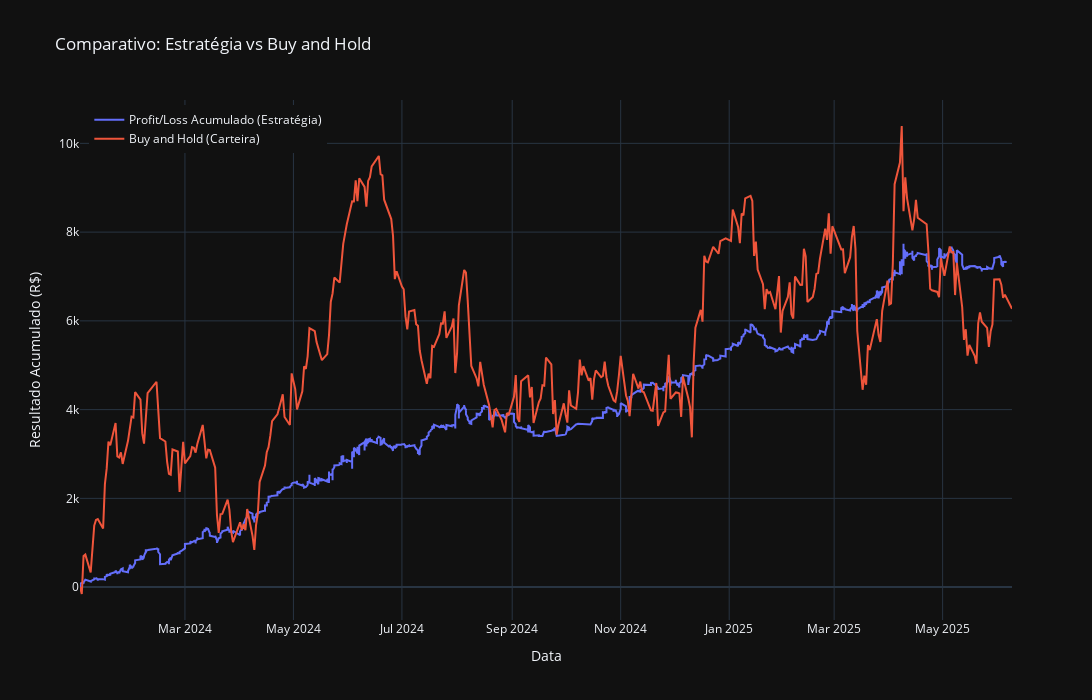

The code cell stored with this chart in its notebook:
### Code cell
fig_bnh_vs_total = go.Figure()

# Estratégia Day Trade (Indicadores Técnicos)
fig_bnh_vs_total.add_trace(
    go.Scatter(
        x=acumulado_total.index,
        y=acumulado_total,
        name='Profit/Loss Acumulado (Estratégia)'
    )
)

# Buy and Hold
fig_bnh_vs_total.add_trace(
    go.Scatter(
        x=bnh.index,
        y=bnh,
        name='Buy and Hold (Carteira)'
    )
)

fig_bnh_vs_total.update_layout(
    title='Comparativo: Estratégia vs Buy and Hold',
    xaxis_title='Data',
    yaxis_title='Resultado Acumulado (R$)',
    hovermode='x unified',
    template='plotly_dark',
    legend=dict(x=0.01, y=0.99),
    width=1200, height=700
)

fig_bnh_vs_total.show()

### Figure 1 — Plotly figure (JSON) as saved in the notebook; plotly's stock layout.template omitted (floating-point values rounded to 4 significant figures; data arrays with more than 128 entries replaced by an {"elided": "..."} marker saying what was removed)
{"data": [{"name": "Profit/Loss Acumulado (Estratégia)", "type": "scatter", "x": {"elided": "1684 str values"}, "y": {"elided": "1684 float values"}}, {"name": "Buy and Hold (Carteira)", "type": "scatter", "x": {"elided": "358 str values"}, "y": {"elided": "358 float values"}}], "layout": {"height": 700, "hovermode": "x unified", "legend": {"x": 0.01, "y": 0.99}, "title": {"text": "Comparativo: Estratégia vs Buy and Hold"}, "width": 1200, "xaxis": {"title": {"text": "Data"}}, "yaxis": {"title": {"text": "Resultado Acumulado (R$)"}}}}
